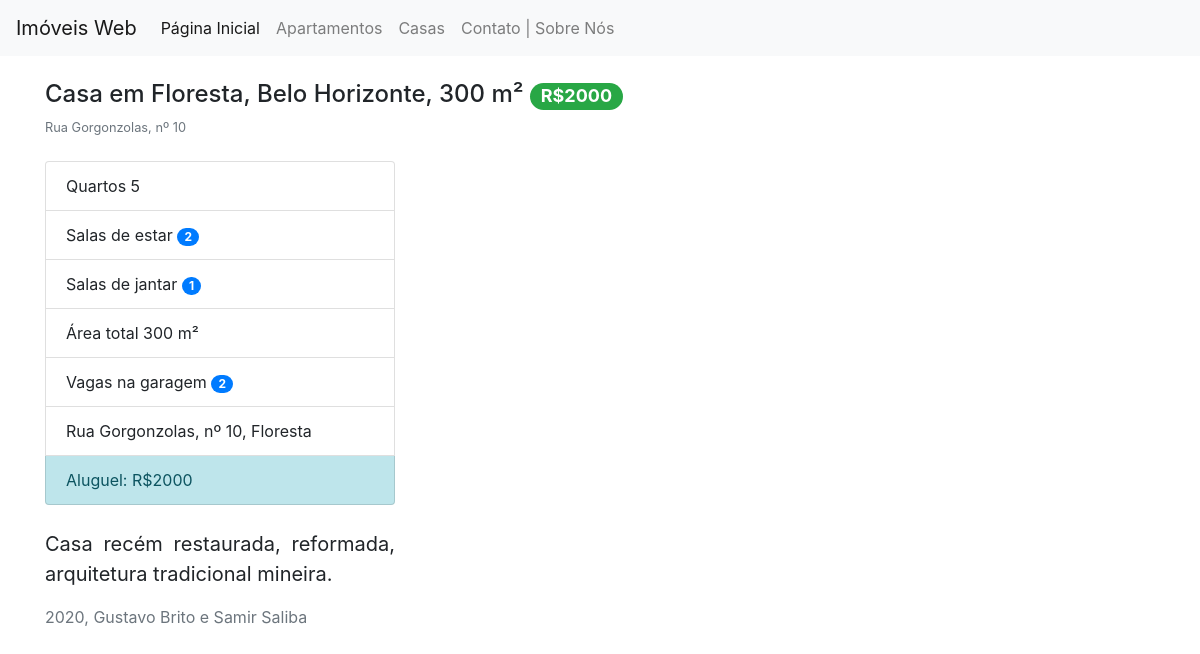
Page /imvwb/casas/2/ on the earlier database version.
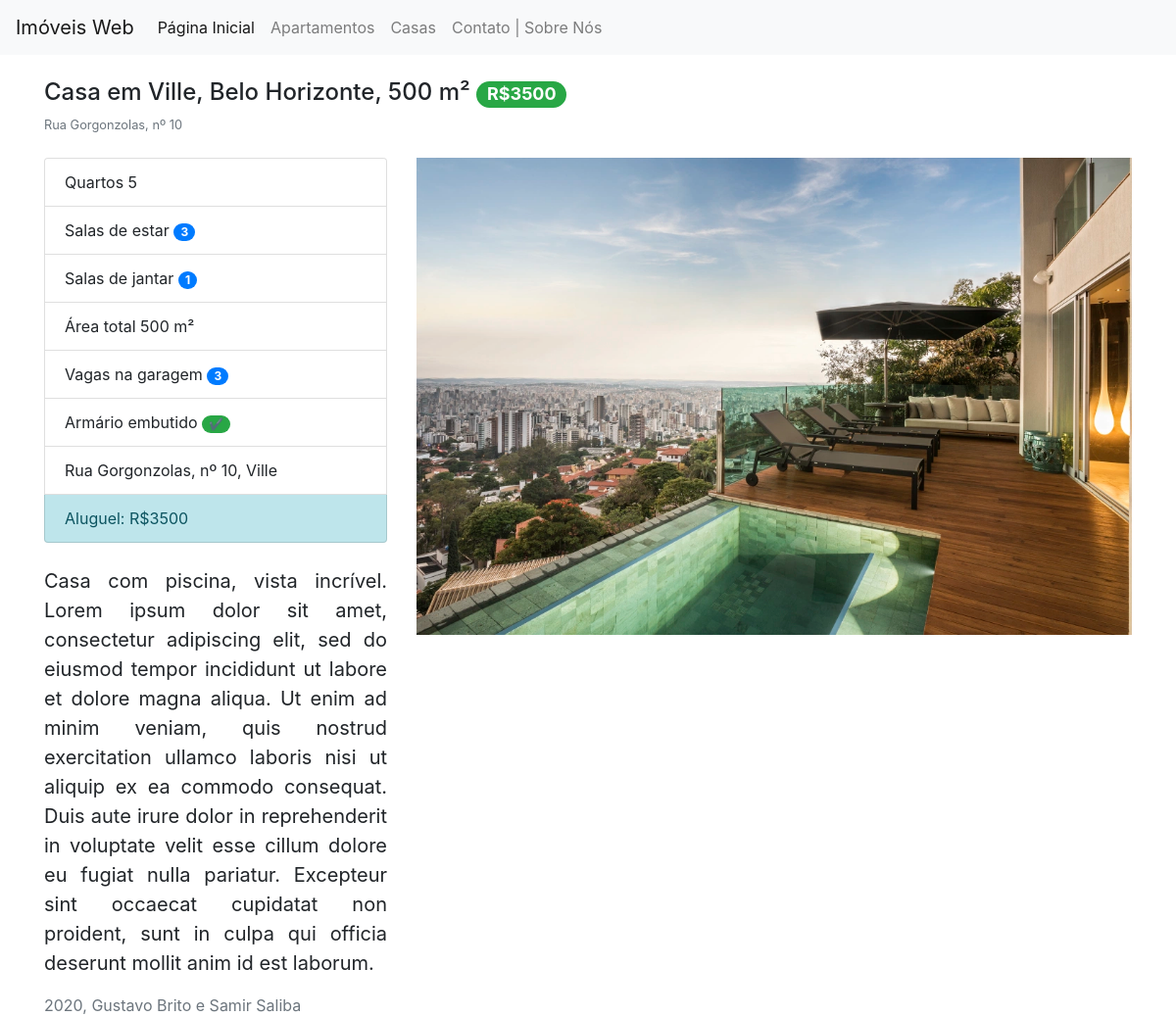
Same page on the later database version.
### imvwb/models.py (models this page shows, shortened)
class Imovel(models.Model):
    num_quartos = models.PositiveSmallIntegerField(blank=False)
    num_salas_estar = models.PositiveSmallIntegerField(blank=False)
    num_salas_jantar = models.PositiveSmallIntegerField(blank=False)
    area = models.PositiveSmallIntegerField(blank=False)
    num_vagas_garagem = models.PositiveSmallIntegerField(blank=False)
    possui_armario_embutido = models.BooleanField(default=False)
    descricao = models.TextField(max_length=500, blank=True)
    aluguel = models.PositiveIntegerField(blank=False)
    data_postagem = models.DateTimeField(auto_now_add=True)
    logradouro = models.CharField(max_length=50, blank=False)
    numero = models.PositiveSmallIntegerField(blank=False)
    bairro = models.ForeignKey(Bairro, on_delete=models.PROTECT)
    cidade = models.CharField(max_length=25, blank=False)
    uf = models.CharField(max_length=2, blank=False)

class Bairro(models.Model):
    nome = models.CharField(max_length=30, blank=False)
    def __str__(self):
        return self.nome

class Imagem(models.Model):
    imagem = models.ImageField(upload_to='images/')
    imovel = models.ForeignKey(Imovel, on_delete=models.CASCADE)
    def __str__(self):
        return "{}".format(self.imagem.url)

### imvwb/views.py (the view)
# urls.py: path('casas/<int:casa_id>/', views.detail_casa, name='detail_casa'),
def detail_casa(request, casa_id):
    casa = get_object_or_404(Casa, pk=casa_id)
    imagens = Imagem.objects.filter(imovel=casa_id)
    print(imagens)
    context = {'casa': casa, 'imagens': imagens}
    return render(request, 'imvwb/detail_casa.html', context)

### imvwb/templates/imvwb/detail_casa.html
{% extends "./base.html" %}
{% block content %}
<h4 class="pt-4">Casa em {{casa.bairro}}, {{casa.cidade}}, {{casa.area}} m² <span class="badge badge-success badge-pill">R${{casa.aluguel}}</span></h4>
<small class="text-muted">{{casa.logradouro}}, nº {{casa.numero}}</small>
<div class="row pt-4">
    <div class=col-4>
        <ul class="list-group">
            <li class="list-group-item">Quartos {{casa.num_quartos}}</li>
            <li class="list-group-item">Salas de estar    <span class="badge badge-primary badge-pill">{{casa.num_salas_estar}}</span></li>
            <li class="list-group-item">Salas de jantar   <span class="badge badge-primary badge-pill">{{casa.num_salas_jantar}}</span></li>
            <li class="list-group-item">Área total  {{casa.area}} m²</li>
            <li class="list-group-item">Vagas na garagem  <span class="badge badge-primary badge-pill">{{casa.num_vagas_garagem}}</span></li>
            {%if casa.possui_armario_embutido %}
                <li class="list-group-item">Armário embutido
                    <span class="badge badge-success badge-pill">&#10004;
                    </span>
                </li>
            {% endif %}
            <li class="list-group-item">{{casa.logradouro}}, nº {{casa.numero}}, {{casa.bairro}}</li>
            <li class="list-group-item list-group-item-info">Aluguel: R${{casa.aluguel}}</li>
        </ul>
        <blockquote class="blockquote text-center pt-4">
            <p class="mb-0 text-justify">{{casa.descricao}}</p>
        </blockquote>
    </div>
    <div class=col-8>
        {% for img_obj in imagens %}
            <img src="{{img_obj.imagem.url}}" class="img-fluid" alt="">
        {% endfor %}
    </div>
</div>
{% endblock %}

Differences in the rows shown:
changed Imovel "Belo Horizonte": bairro "Floresta" → "Ville"; area "300" → "500"; aluguel "2000" → "3500"; num_salas_estar "2" → "3"; num_vagas_garagem "2" → "3"; possui_armario_embutido False → True (drawn); descricao "Casa recém restaurada, reformada, arquitetura tradicional mineira." → "Casa com piscina, vista incrível. Lorem ipsum dolor sit amet, consectetur adipiscing elit, sed do eiusmod tempor incididunt ut labore et dolore magna aliqua. Ut enim ad minim veniam, quis nostrud exercitation ullamco laboris nisi ut aliquip ex ea commodo consequat. Duis aute irure dolor in reprehenderit in voluptate velit esse cillum dolore eu fugiat nulla pariatur. Excepteur sint occaecat cupidatat non proident, sunt in culpa qui officia deserunt mollit anim id est laborum."
added Imagem: imagem (picture)
Other differences:
text now shown: "Armário embutido ✔"
